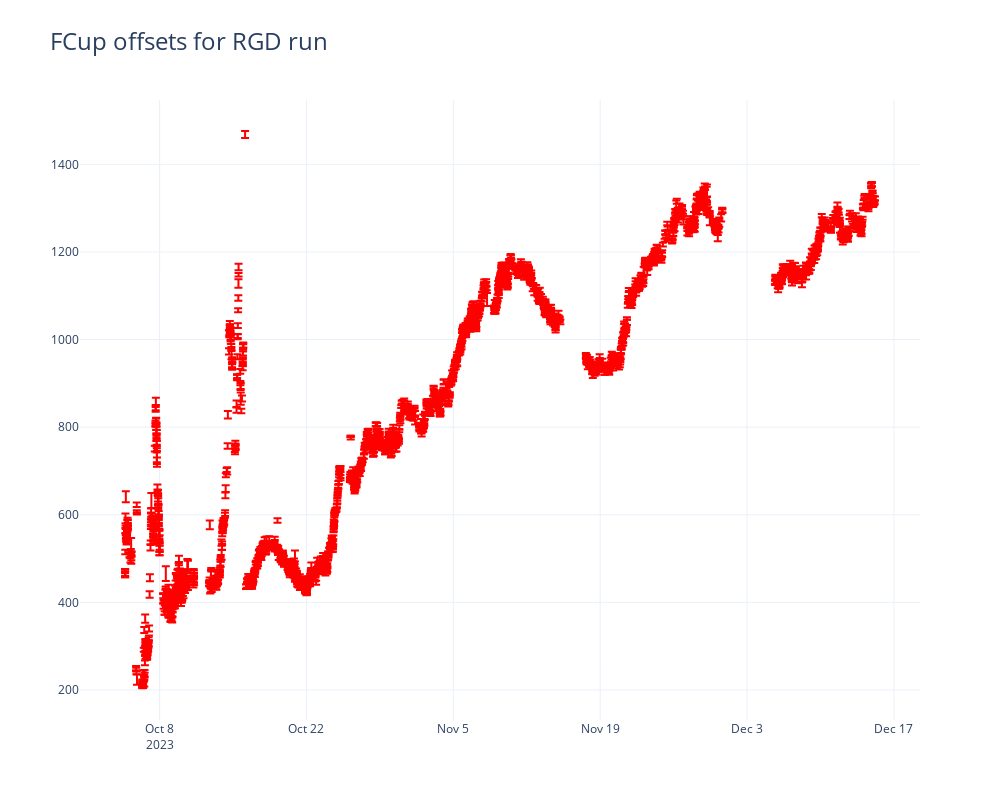

Notebook cell for this chart:
### Code cell
#offset_df= pd.DataFrame(offset_data)
offset_df = offset_df.loc[offset_df["std"]<30]
fig = make_subplots()  # (specs=[[{"secondary_y": True}]])
fig.update_layout(width=1000, height=800,
                  title=go.layout.Title(text=f"FCup offsets for RGD run", xanchor="left"),
                  titlefont=dict(size=24),)
fig.add_trace(trace=go.Scatter(x=offset_df.time, y=offset_df["mean"], error_y=dict(type="data",array=offset_df["std"]),mode="markers", marker=dict(color="#FF0000",size=1),line=dict(color="#A0A0FF", shape="hv", width=1)))
fig.show()

### Figure 1 — Plotly figure (JSON) as saved in the notebook; plotly's stock layout.template omitted (floating-point values rounded to 4 significant figures; data arrays with more than 128 entries replaced by an {"elided": "..."} marker saying what was removed)
{"data": [{"error_y": {"array": {"elided": "2593 float values"}, "type": "data"}, "line": {"color": "#A0A0FF", "shape": "hv", "width": 1}, "marker": {"color": "#FF0000", "size": 1}, "mode": "markers", "type": "scatter", "x": {"elided": "2593 str values"}, "y": {"elided": "2593 float values"}}], "layout": {"height": 800, "title": {"font": {"size": 24}, "text": "FCup offsets for RGD run", "xanchor": "left"}, "width": 1000, "xaxis": {"anchor": "y", "autorange": true, "domain": [0, 1], "range": ["2023-09-30 09:57:28.1767", "2023-12-19 11:33:27.4223"], "type": "date"}, "yaxis": {"anchor": "x", "autorange": true, "domain": [0, 1], "range": [131.4, 1547.0], "type": "linear"}}}
